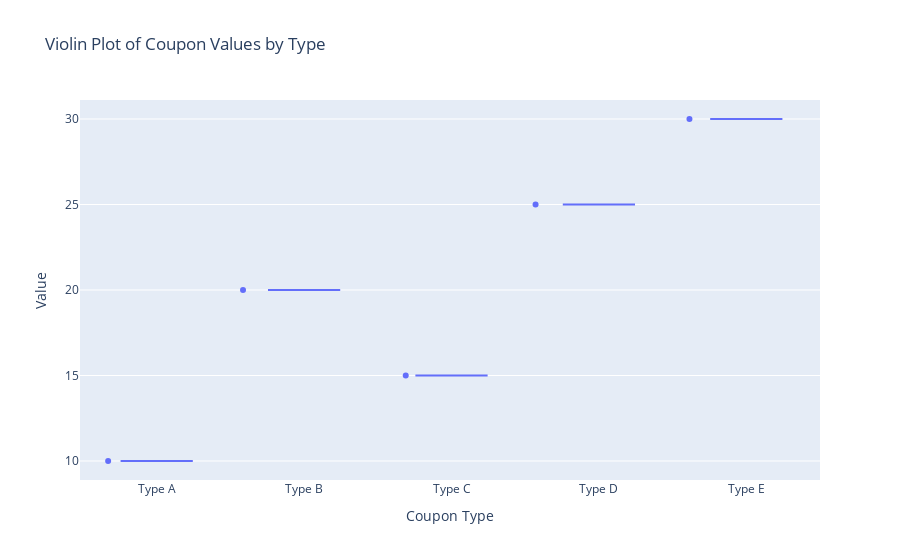

The code cell stored with this chart in its notebook:
### Code cell
temp = pd.DataFrame({
    'coupon_type': ['Type A', 'Type B', 'Type C', 'Type D', 'Type E'],
    'value': [10, 20, 15, 25, 30]
})


fig = px.violin(temp, y='value', x='coupon_type', points='all', 
                title='Violin Plot of Coupon Values by Type',
                labels={'coupon_type': 'Coupon Type', 'value': 'Value'})

# Show the plot
fig.show()

### Figure 1 — Plotly figure (JSON) as saved in the notebook; plotly's stock layout.template omitted (floating-point values rounded to 4 significant figures)
{"data": [{"alignmentgroup": "True", "box": {"visible": false}, "hovertemplate": "Coupon Type=%{x}<br>Value=%{y}<extra></extra>", "legendgroup": "", "marker": {"color": "#636efa"}, "name": "", "offsetgroup": "", "orientation": "v", "points": "all", "scalegroup": "True", "showlegend": false, "type": "violin", "x": ["Type A", "Type B", "Type C", "Type D", "Type E"], "x0": " ", "xaxis": "x", "y": [10, 20, 15, 25, 30], "y0": " ", "yaxis": "y"}], "layout": {"autosize": true, "legend": {"tracegroupgap": 0}, "title": {"text": "Violin Plot of Coupon Values by Type"}, "violinmode": "group", "xaxis": {"anchor": "y", "autorange": true, "domain": [0, 1], "range": [-0.516, 4.5], "title": {"text": "Coupon Type"}, "type": "category"}, "yaxis": {"anchor": "x", "autorange": true, "domain": [0, 1], "range": [8.889, 31.11], "title": {"text": "Value"}, "type": "linear"}}}
